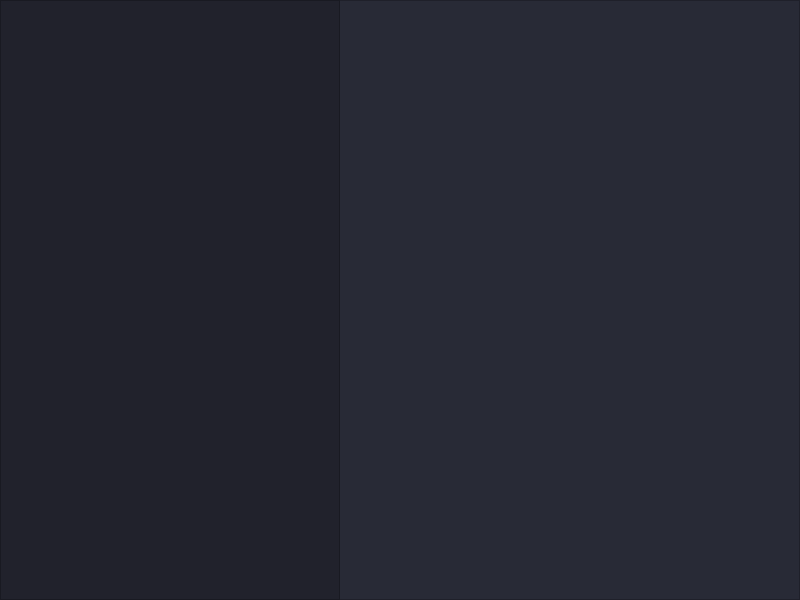
<?xml version="1.0" encoding="UTF-8"?>
<ui version="4.0">
 <class>MainWindow</class>
 <widget class="QMainWindow" name="MainWindow">
  <property name="geometry">
   <rect>
    <x>0</x>
    <y>0</y>
    <width>800</width>
    <height>600</height>
   </rect>
  </property>
  <property name="windowTitle">
   <string>MainWindow</string>
  </property>
  <property name="styleSheet">
   <string notr="true">font: 14pt &quot;Roboto&quot;;</string>
  </property>
  <widget class="QWidget" name="centralwidget">
   <layout class="QGridLayout" name="gridLayout">
    <property name="leftMargin">
     <number>0</number>
    </property>
    <property name="topMargin">
     <number>0</number>
    </property>
    <property name="rightMargin">
     <number>0</number>
    </property>
    <property name="bottomMargin">
     <number>0</number>
    </property>
    <item row="0" column="0">
     <widget class="QFrame" name="base">
      <property name="styleSheet">
       <string notr="true">background-color: #282A36;</string>
      </property>
      <property name="frameShape">
       <enum>QFrame::StyledPanel</enum>
      </property>
      <property name="frameShadow">
       <enum>QFrame::Raised</enum>
      </property>
      <widget class="QFrame" name="menu">
       <property name="geometry">
        <rect>
         <x>0</x>
         <y>0</y>
         <width>340</width>
         <height>600</height>
        </rect>
       </property>
       <property name="styleSheet">
        <string notr="true">background-color: #21222C;</string>
       </property>
       <property name="frameShape">
        <enum>QFrame::StyledPanel</enum>
       </property>
       <property name="frameShadow">
        <enum>QFrame::Raised</enum>
       </property>
      </widget>
     </widget>
    </item>
   </layout>
  </widget>
 </widget>
 <resources/>
 <connections/>
</ui>
